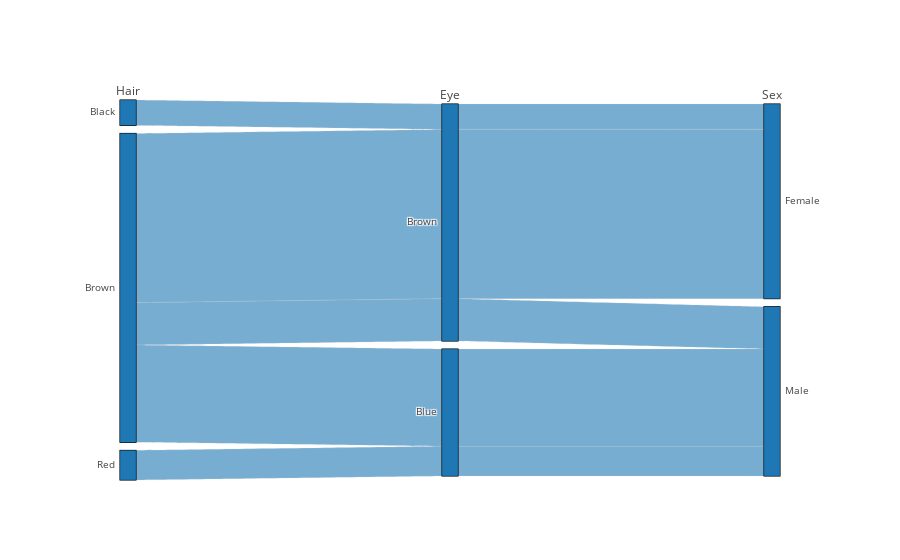

Notebook code for this chart:
### Markdown cell above
#### Basic Parallel Categories Diagram with Counts
If the frequency of occurrence for each combination of attributes is known in advance, this can be specified using the `counts` property

### Code cell
parcats = go.Parcats(
    dimensions=[
        {'label': 'Hair',
         'values': ['Black', 'Brown', 'Brown', 'Brown', 'Red']},
        {'label': 'Eye',
         'values': ['Brown', 'Brown', 'Brown', 'Blue', 'Blue']},
        {'label': 'Sex',
         'values': ['Female', 'Male', 'Female', 'Male', 'Male']}],
    counts=[6, 10, 40, 23, 7]
)

iplot([parcats])

### Figure 1 — Plotly figure (JSON) as saved in the notebook; plotly's stock layout.template omitted (floating-point values rounded to 4 significant figures)
{"data": [{"uid": "1460270b-67c1-449e-b46f-bb39bb43e57f", "type": "parcats", "counts": [6, 10, 40, 23, 7], "dimensions": [{"label": "Hair", "values": ["Black", "Brown", "Brown", "Brown", "Red"]}, {"label": "Eye", "values": ["Brown", "Brown", "Brown", "Blue", "Blue"]}, {"label": "Sex", "values": ["Female", "Male", "Female", "Male", "Male"]}]}], "layout": {}}
